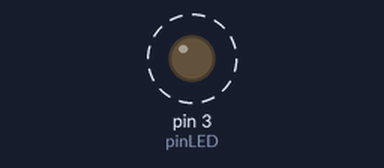
Simulated run of this sketch. Board: Arduino Uno, built with avr-gcc and run on an emulated ATmega328P. On the bench: output pins drawn as LEDs (lit = HIGH). Dashed ring = blinking.

Above: at 0.15 s.
Timing chart, 0 to 3.0 s (numbered marks = the images above):
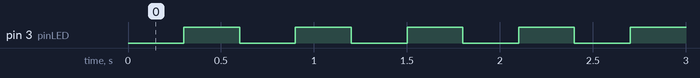

Measured:
- by itself, pin 3 (pinLED): alternates HIGH for 0.30 s and LOW for 0.30 s

The sketch:

LED.ino
```cpp
const int pinLED = 3;                      // LED connect to D13

void setup()
{
    pinMode(pinLED, OUTPUT);                // set direction of D13-OUTPUT
}

void loop()
{
    digitalWrite(pinLED, LOW);             // LED on
    delay(300);
    digitalWrite(pinLED, HIGH);             // LED on
    delay(300);

}
```
